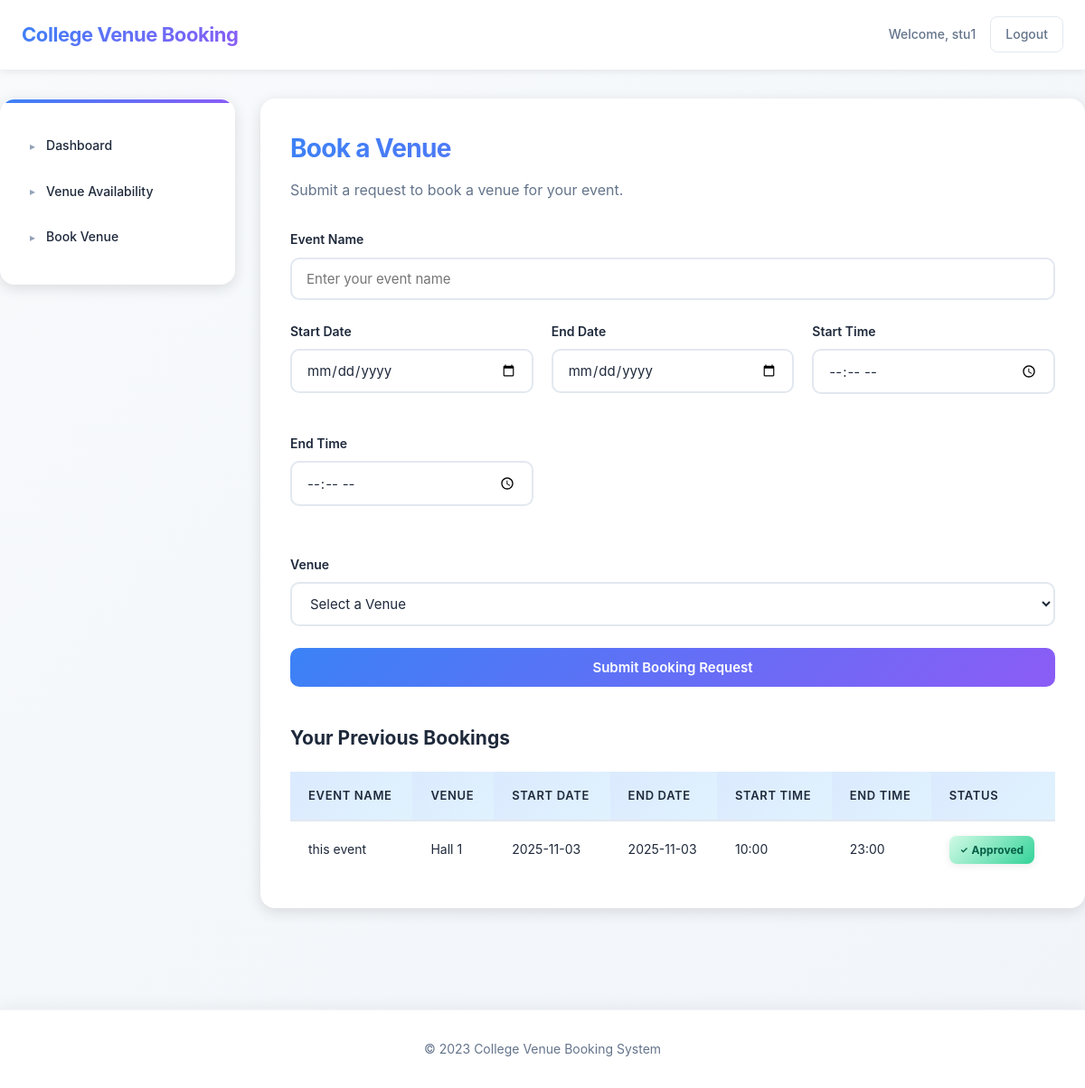
Page /book_venue (signed in) on the committed database.
### tables this page shows
CREATE TABLE Bookings ( Booking_ID INTEGER PRIMARY KEY AUTOINCREMENT, Venue VARCHAR(100), Start_Time TIME, Start_Date DATE, End_Time TIME, End_Date DATE, Name VARCHAR(100), Status VARCHAR(50), Event_Name VARCHAR(100));

### app.py (the view, shortened to what this page needs)
@app.route('/book_venue', methods=['GET', 'POST'])
def book_venue():
    if 'user' not in session or session.get('user_type') != 'student':
        return redirect('/login')
    conn = get_db_connection()
    venues = conn.execute('SELECT name FROM venues').fetchall()
    previous_bookings = conn.execute('SELECT * FROM Bookings WHERE Name = ?', (session['user'],)).fetchall()
    conn.close()
    if request.headers.get('X-Requested-With') == 'XMLHttpRequest':
        return render_template('book_venue_content.html',
                             venues=venues,
                             previous_bookings=previous_bookings)
    return render_template('book_venue.html',
                         venues=venues,
                         previous_bookings=previous_bookings)

### app.py (called while the page is built)
def get_db_connection():
    conn = sqlite3.connect('db.db')
    conn.row_factory = sqlite3.Row
    return conn

### templates/book_venue.html (shortened to what this page needs)
{% extends "base.html" %}
{% block content %}
{% include "book_venue_content.html" %}
{% endblock %}

### templates/base.html (shortened to what this page needs)
<!DOCTYPE html>
<html lang="en">
<head>
    <link rel="stylesheet" href="{{ url_for('static', filename='styles.css') }}">
</head>
<body>
    <header>
        <div class="container header-content">
            <div class="logo">College Venue Booking</div>
            <div class="user-info">
                {% if session.user %}
                    <span>Welcome, {{ session.user }}</span>
                    <a href="/logout">Logout</a>
                {% else %}
                    <a href="/login">Login</a>
                    <a href="/register">Register</a>
                {% endif %}
            </div>
        </div>
    </header>
    <div class="container main-layout">
        {% if session.user_type %}
        <div class="sidebar">
            <ul>
                {% if session.user_type == 'student' %}
                    <li><a href="/student/dashboard" data-ajax="true">Dashboard</a></li>
                    <li><a href="/venue_availability" data-ajax="true">Venue Availability</a></li>
                    <li><a href="/book_venue" data-ajax="true">Book Venue</a></li>
                {% elif session.user_type == 'faculty' %}
                    <li><a href="/faculty/dashboard" data-ajax="true">Dashboard</a></li>
                    <li><a href="/venue_availability" data-ajax="true">Venue Availability</a></li>
                    <li><a href="/faculty/dashboard" data-ajax="true">Booking Approval</a></li>
                {% endif %}
            </ul>
        </div>
        {% endif %}
        <div class="content" id="main-content">
            {% block content %}{% endblock %}
        </div>
    </div>
    <footer>
        <div class="container">
            <p>&copy; 2023 College Venue Booking System</p>
        </div>
    </footer>
</body>
</html>

### templates/book_venue_content.html (shortened to what this page needs)
<h1 style="margin-bottom: 10px;">Book a Venue</h1>
<p style="color: var(--text-light); margin-bottom: 30px;">Submit a request to book a venue for your event.</p>
<form method="POST" action="/book_venue" id="bookingForm" data-ajax="true">
    <div class="form-group">
        <label for="event_name">Event Name</label>
        <input type="text" id="event_name" name="event_name" required placeholder="Enter your event name">
    </div>
    <div style="display: grid; grid-template-columns: repeat(auto-fit, minmax(200px, 1fr)); gap: 20px; margin-bottom: 30px;">
        <div class="form-group">
            <label for="start_date">Start Date</label>
            <input type="date" id="start_date" name="start_date" value="{{ request.args.get('start_date', '') }}" required>
        </div>
        <div class="form-group">
            <label for="end_date">End Date</label>
            <input type="date" id="end_date" name="end_date" value="{{ request.args.get('end_date', '') }}" required>
        </div>
        <div class="form-group">
            <label for="start_time">Start Time</label>
            <input type="time" id="start_time" name="start_time" value="{{ request.args.get('start_time', '') }}" required>
        </div>
        <div class="form-group">
            <label for="end_time">End Time</label>
            <input type="time" id="end_time" name="end_time" value="{{ request.args.get('end_time', '') }}" required>
        </div>
    </div>
    <div class="form-group">
        <label for="venue">Venue</label>
        <select id="venue" name="venue" required>
            <option value="">Select a Venue</option>
        </select>
    </div>
    <button type="submit" class="btn" style="width: 100%;">
        <span id="buttonText">Submit Booking Request</span>
    </button>
</form>
{% if previous_bookings %}
<div class="previous-bookings" style="margin-top: 40px;">
    <h2 style="margin-bottom: 20px;">Your Previous Bookings</h2>
    <table>
        <thead>
            <tr>
                <th>Event Name</th>
                <th>Venue</th>
                <th>Start Date</th>
                <th>End Date</th>
                <th>Start Time</th>
                <th>End Time</th>
                <th>Status</th>
            </tr>
        </thead>
        <tbody>
            {% for booking in previous_bookings %}
            <tr>
                <td>{{ booking.Event_Name }}</td>
                <td>{{ booking.Venue }}</td>
                <td>{{ booking.Start_Date }}</td>
                <td>{{ booking.End_Date }}</td>
                <td>{{ booking.Start_Time }}</td>
                <td>{{ booking.End_Time }}</td>
                <td>
                    {% if booking.Status == 'approved' %}
                    <span class="status-approved">Approved</span>
                    {% elif booking.Status == 'pending' %}
                    <span class="status-pending">Pending</span>
                    {% else %}
                    <span class="status-rejected">Rejected</span>
                    {% endif %}
                </td>
            </tr>
            {% endfor %}
        </tbody>
    </table>
</div>
{% endif %}

### rows in the picture
Bookings: user "stu1", Event_Name "this event", Venue "Hall 1", Start_Date "2025-11-03", End_Date "2025-11-03", Start_Time "10:00", End_Time "23:00", Status "Approved"
